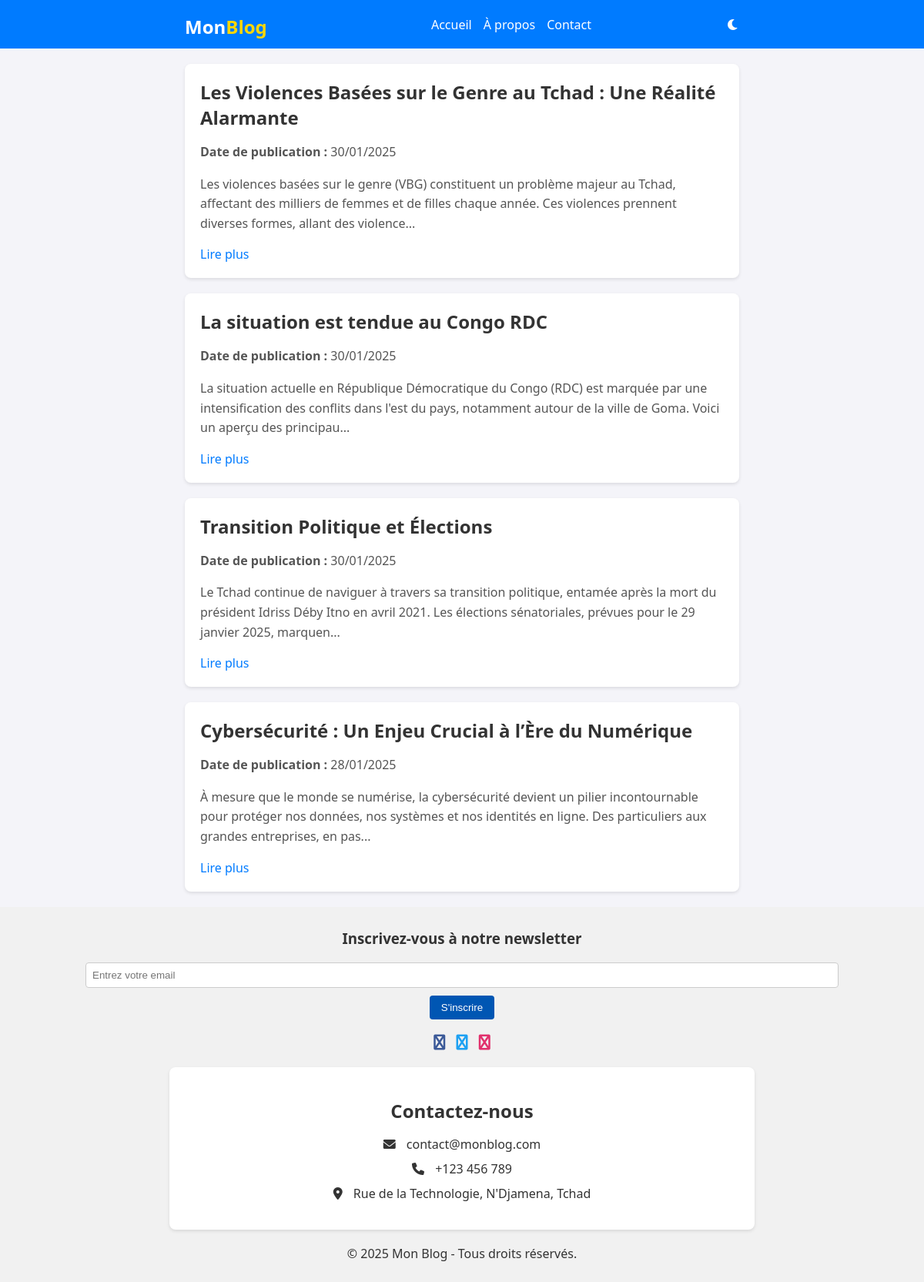
The page / on the database its author committed.
### blog/models.py (models this page shows, shortened)
class Article(models.Model):
    titre = models.CharField(max_length=200)
    contenu = models.TextField()
    date_publication = models.DateTimeField(auto_now_add=True)
    likes = models.PositiveIntegerField(default=0)

### blog/views.py (the view)
# urls.py: path('', views.liste_articles, name='liste_articles'),  # Page d'accueil
def liste_articles(request):
    articles = Article.objects.order_by('-date_publication')  # Trier par date décroissante
    return render(request, 'liste_articles.html', {'articles': articles})

### blog/templates/liste_articles.html (shortened to what this page needs)
<!DOCTYPE html>
<html lang="fr">
<head>
    <link rel="stylesheet" href="https://cdnjs.cloudflare.com/ajax/libs/font-awesome/6.0.0-beta3/css/all.min.css">
</head>
<body>
    <header>
        <div class="container">
            <div class="logo">
                <h1><span>Mon</span><span class="highlight">Blog</span></h1>
            </div>
            <nav>
                <a href="#">Accueil</a>
                <a href="#">À propos</a>
                <a href="#contact">Contact</a>
            </nav>
            <i class="fas fa-moon theme-icon"></i>
        </div>
    </header>
    <main class="container">
        {% for article in articles %}
        <div class="article">
            <h2>{{ article.titre }}</h2>
            <p><strong>Date de publication :</strong> {{ article.date_publication|date:"d/m/Y" }}</p>
            <p>{{ article.contenu|slice:":200" }}...</p>
            <a href="{% url 'detail_article' article.id %}">Lire plus</a>
        </div>
        {% endfor %}
    </main>
    <footer>
        <div class="newsletter">
            <h3>Inscrivez-vous à notre newsletter</h3>
            <form action="#" method="post">
                <input type="email" name="email" placeholder="Entrez votre email">
                <button type="submit">S'inscrire</button>
            </form>
        </div>
        <div class="social-links">
            <a href="#" class="fa fa-facebook"></a>
            <a href="#" class="fa fa-twitter"></a>
            <a href="#" class="fa fa-instagram"></a>
        </div>
        <div id="contact" class="contact">
            <h2>Contactez-nous</h2>
            <ul class="contact-info">
                <li><i class="fas fa-envelope"></i> contact@monblog.com</li>
                <li><i class="fas fa-phone"></i> +123 456 789</li>
                <li><i class="fas fa-map-marker-alt"></i> Rue de la Technologie, N'Djamena, Tchad</li>
            </ul>
        </div>
        <p>&copy; 2025 Mon Blog - Tous droits réservés.</p>
    </footer>
</body>
</html>

### blog/templates/liste_articles.html (style rules this page uses)
body { font-family: 'Segoe UI', Tahoma, Geneva, Verdana, sans-serif; margin: 0; padding: 0; background-color: #f4f4f9; color: #333; display: flex; flex-direction: column; min-height: 100vh; transition: background-color 0.3s, color 0.3s; }
header { background-color: #007bff; color: #fff; padding: 10px 0; }
header .container { display: flex; justify-content: space-between; align-items: center; position: relative; }
header h1 { margin: 0; }
.logo { display: flex; justify-content: flex-start; width: 20%; }
.logo span { font-size: 1.5rem; }
.logo .highlight { color: gold; }
nav { display: flex; gap: 15px; justify-content: center; flex: 1; }
nav a { color: #fff; text-decoration: none; }
.theme-icon { cursor: pointer; transition: transform 0.3s ease; }
.container { width: 60%; margin: 0 auto; flex: 1; }
.article { background: #fff; margin: 20px 0; padding: 20px; border-radius: 8px; box-shadow: 0 2px 4px rgba(0, 0, 0, 0.1); transition: transform 0.2s; }
.article h2 { margin: 0 0 10px; }
.article p { color: #555; line-height: 1.6; }
.article a { color: #007bff; text-decoration: none; }
footer { background-color: #f1f1f1; color: #333; padding: 10px 0; text-align: center; }
footer form { display: flex; justify-content: center; gap: 10px; flex-direction: column; align-items: center; width: 100%; }
footer input[type="email"] { padding: 8px; border-radius: 4px; border: 1px solid #ccc; width: 80%; }
footer button { padding: 8px 15px; border: none; border-radius: 4px; background-color: #0056b3; color: #fff; cursor: pointer; }
.social-links { margin-top: 20px; }
.social-links a { margin: 0 5px; text-decoration: none; font-size: 20px; }
.social-links .fa-facebook { color: #3b5998; }
.social-links .fa-twitter { color: #1da1f2; }
.social-links .fa-instagram { color: #e1306c; }
.contact { background: #fff; padding: 20px; border-radius: 8px; box-shadow: 0 2px 4px rgba(0, 0, 0, 0.1); margin: 20px auto; width: 60%; text-align: center; }
.contact h2 { margin-bottom: 10px; }
.contact-info { list-style: none; padding: 0; }
.contact-info li { margin: 10px 0; }
.contact-info i { margin-right: 10px; }
@media (min-width: 769px) { nav { display: flex; } }

### rows shown on the page
Article: titre "Les Violences Basées sur le Genre au Tchad : Une Réalité Alarmante", date_publication "30/01/2025", contenu "Les violences basées sur le genre (VBG) constituent un problème majeur au Tchad, affectant des milliers de femmes et de filles chaque année. Ces violences prennent diverses formes, allant des violence"
Article: titre "La situation est tendue au Congo RDC", date_publication "30/01/2025", contenu "La situation actuelle en République Démocratique du Congo (RDC) est marquée par une intensification des conflits dans l'est du pays, notamment autour de la ville de Goma. Voici un aperçu des principau"
Article: titre "Transition Politique et Élections", date_publication "30/01/2025", contenu "Le Tchad continue de naviguer à travers sa transition politique, entamée après la mort du président Idriss Déby Itno en avril 2021. Les élections sénatoriales, prévues pour le 29 janvier 2025, marquen"
Article: titre "Cybersécurité : Un Enjeu Crucial à l’Ère du Numérique", date_publication "28/01/2025", contenu "À mesure que le monde se numérise, la cybersécurité devient un pilier incontournable pour protéger nos données, nos systèmes et nos identités en ligne. Des particuliers aux grandes entreprises, en pas"
